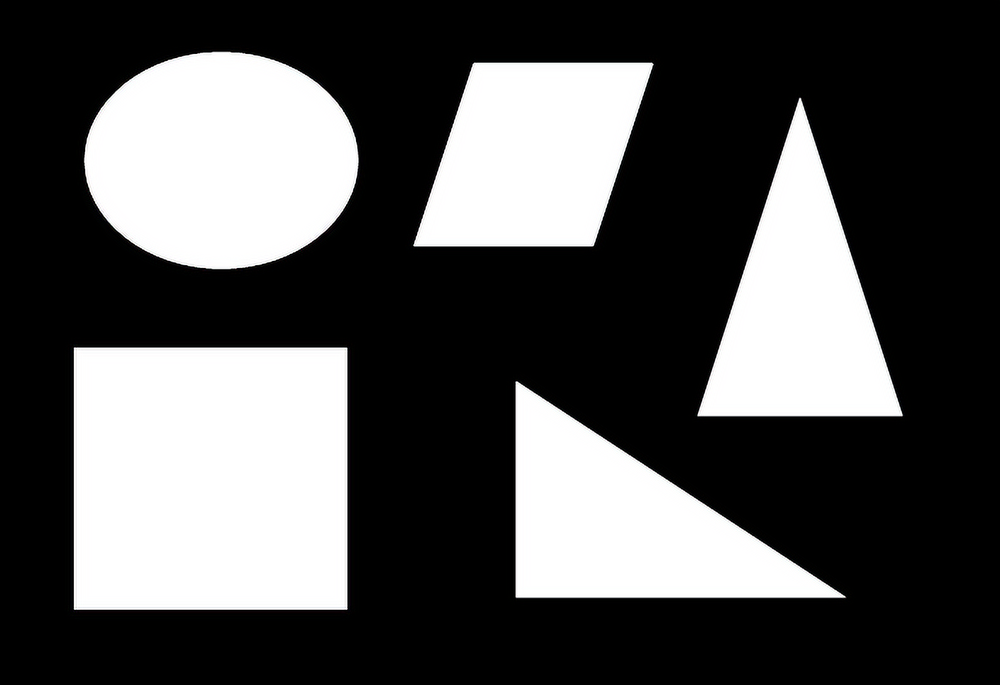
#> input picture measurement/Figures/objects.png, 1000 x 685 px, shrunk from 1410 x 966 before the run
$ python pb_regionprops.py
#> lines starting #> are read from the running program, lines starting #| are printed output that depends on the picture; after the words box and inside, x2 and y2 are one past the last pixel; in counts of white or black regions, pixels touching at a corner belong together; long printed decimals are rounded
import numpy
import cv2
from PIL import Image
import matplotlib.pyplot as plt
import matplotlib.patches as mpatches
from skimage.morphology  import label
from skimage.measure import regionprops
from skimage.filters.thresholding import threshold_otsu

# Opening the image and converting it to grayscale.
a = Image.open('../Figures/objects.png').convert('L')
# a is converted to an ndarray.
a = numpy.asarray(a)
# Threshold value is determined by
# using Otsu's method.
thresh = threshold_otsu(a)
#> thresh = 127
# The pixels with intensity greater than
# "theshold" are kept.
b = a > thresh
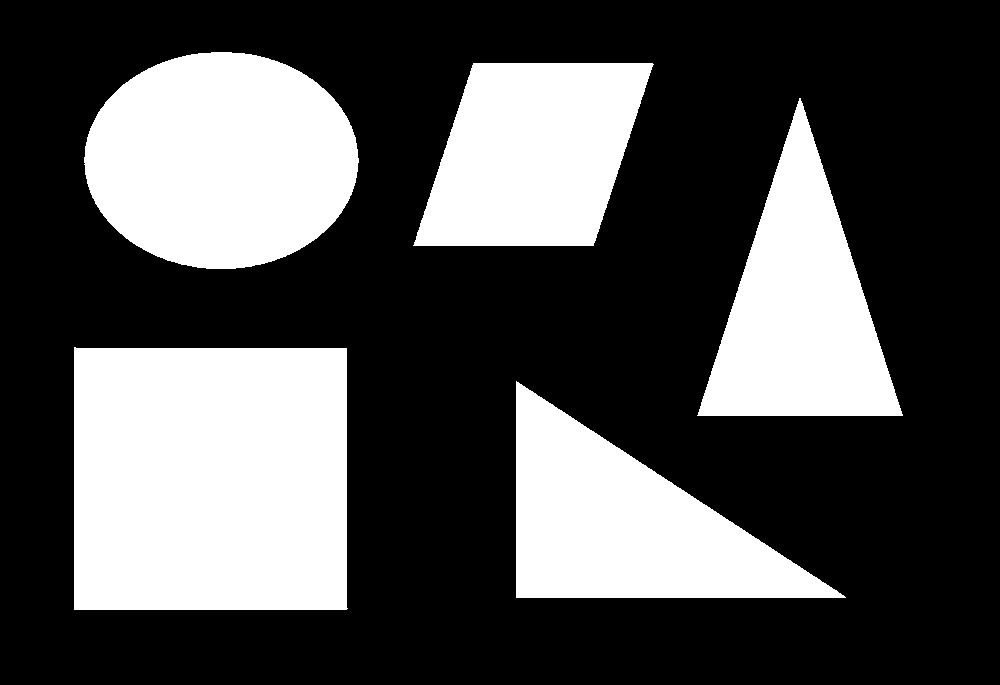
#> b: shape (685, 1000) bool; 32.2% white; 5 white regions
# Labelling is performed on b.
c = label(b)
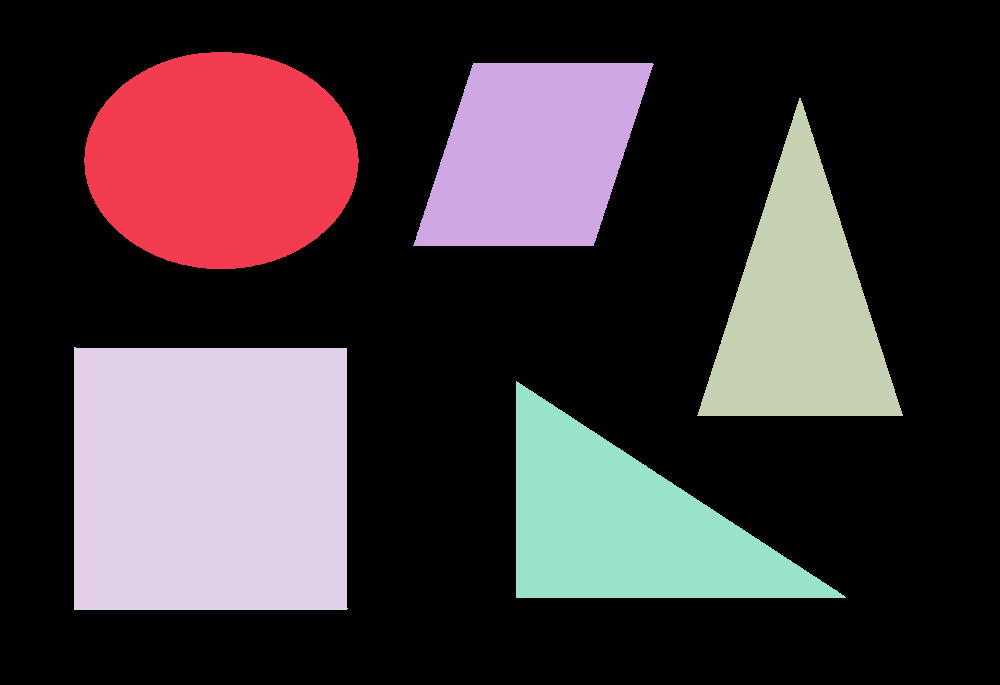
#> c: shape (685, 1000) int32; 6 distinct labels, from 0 to 5; one colour per label, 0 black
# c is saved as label_output.png
cv2.imwrite('../Figures/label_output.png', c)
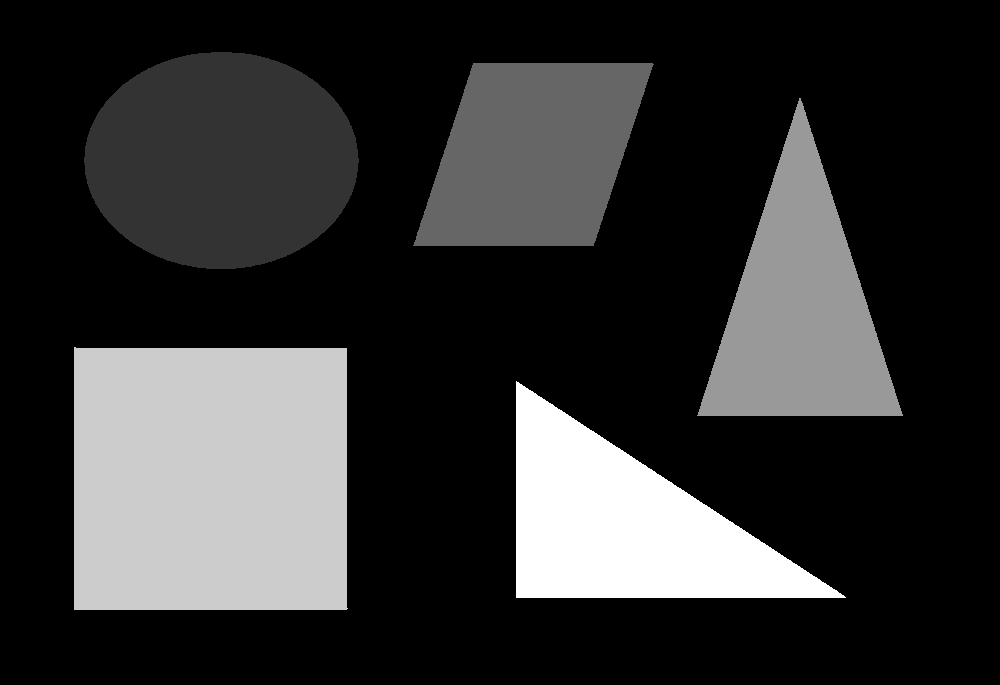
#> saved as label_output.png: shape (685, 1000); min 0, max 5, mean 0.99; drawn with min black and max white
# On the labelled image c, regionprops is performed
d = regionprops(c)
#> d = 5 regions; box (x1, y1, x2, y2) and area: (74, 347, 348, 610) 71529, (84, 52, 359, 269) 46706, (516, 381, 846, 598) 36044, (413, 63, 654, 246) 33050, (697, 98, 903, 416) 32960
# the following command creates an empty plot of
# dimension 6 inch by 6 inch
fig, ax = plt.subplots(ncols=1,nrows=1,
          figsize=(6, 6))
# plots the label image on the
# previous plot using colormap
ax.imshow(c, cmap='YlOrRd')

for i in d:
    # Printing the x and y values of the
    # centroid where centroid[1] is the x value
    # and centroid[0] is the y value.
    print(i.centroid[1], i.centroid[0])
    # Plot a red circle at the centroid, ro stands
    # for red.
    plt.plot(i.centroid[1],i.centroid[0],'ro')
    # In the bounding box, (lr,lc) are the
    # co-ordinates of the lower left corner and
    # (ur,uc) are the co-ordinates
    # of the top right corner.
    lr, lc, ur, uc = i.bbox
    # The width and the height of the bounding box
    # is computed.
    rec_width = uc - lc
    rec_height = ur - lr

    # Rectangular boxes with
	# origin at (lr,lc) are drawn.
    rect = mpatches.Rectangle((lc, lr),rec_width,
           rec_height,fill=False,edgecolor='black',
           linewidth=2)
    # This adds the rectangular boxes to the plot.
    ax.add_patch(rect)
#> this loop made 5 passes
#> (lr, lc, ur, uc, rec_width, rec_height) on passes 1 to 5: (52, 84, 269, 359, 275, 217), (63, 413, 246, 654, 241, 183), (98, 697, 416, 903, 206, 318), (347, 74, 610, 348, 274, 263), (381, 516, 598, 846, 330, 217)
#| 220.881 159.995
#| 533.008 154.000
#| 799.593 308.786
#| 209.998 478.498
#| 626.078 525.064
# Saving the figure
plt.savefig('../Figures/regionprops_output.png')
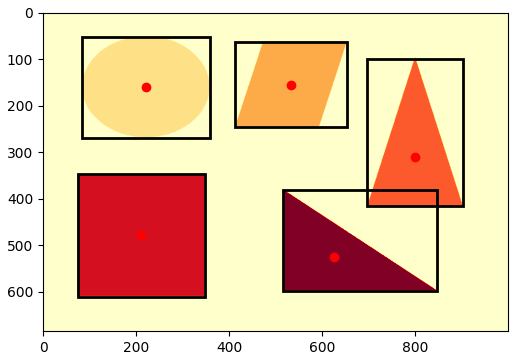
#> figure drawn by matplotlib, 1 panel
plt.show()

$ run again, with measurement/Figures/airline_seating.png copied over measurement/Figures/objects.png
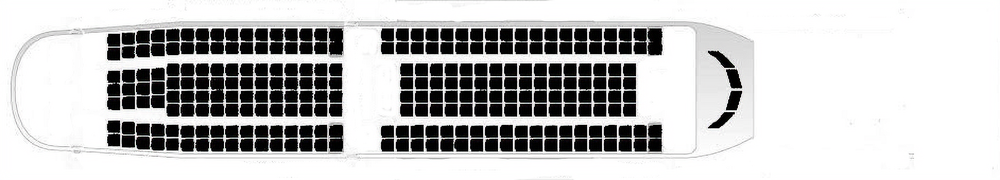
#> input picture measurement/Figures/airline_seating.png, 1000 x 180 px, shrunk from 1884 x 340 before the run
#> thresh = 130
#> b: shape (180, 1000) bool; 76.1% white; 233 black regions
#> c: shape (180, 1000) int32; 10 distinct labels, from 0 to 9
#> `cv2.imwrite('../Figures/label_output.png', c)`:
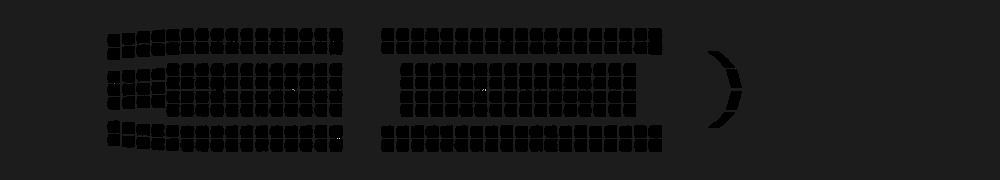
#> saved as label_output.png: shape (180, 1000); min 0, max 9, mean 0.761; drawn with min black and max white
#> d = 9 regions; largest, box (x1, y1, x2, y2) and area: (0, 0, 1000, 180) 136968, (292, 89, 295, 91) 3, (233, 41, 235, 42) 2, (482, 89, 484, 91) 2, (485, 89, 486, 91) 2
#> the loop `for i in d:` made 9 passes
#> (lr, lc, ur, uc, rec_width, rec_height) on passes 1 to 8: (0, 0, 180, 1000, 1000, 180), (41, 233, 42, 235, 2, 1), (41, 333, 42, 334, 1, 1), (83, 114, 84, 115, 1, 1), (89, 292, 91, 295, 3, 2), (89, 482, 91, 484, 2, 2), (89, 485, 91, 486, 1, 2), (138, 337, 139, 338, 1, 1)
#> (printed output is left out)
#> `plt.savefig('../Figures/regionprops_output.png')`:
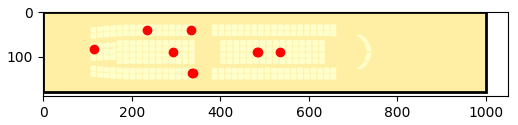
#> figure drawn by matplotlib, 1 panel

$ run again, with measurement/Figures/corner_detector.png copied over measurement/Figures/objects.png
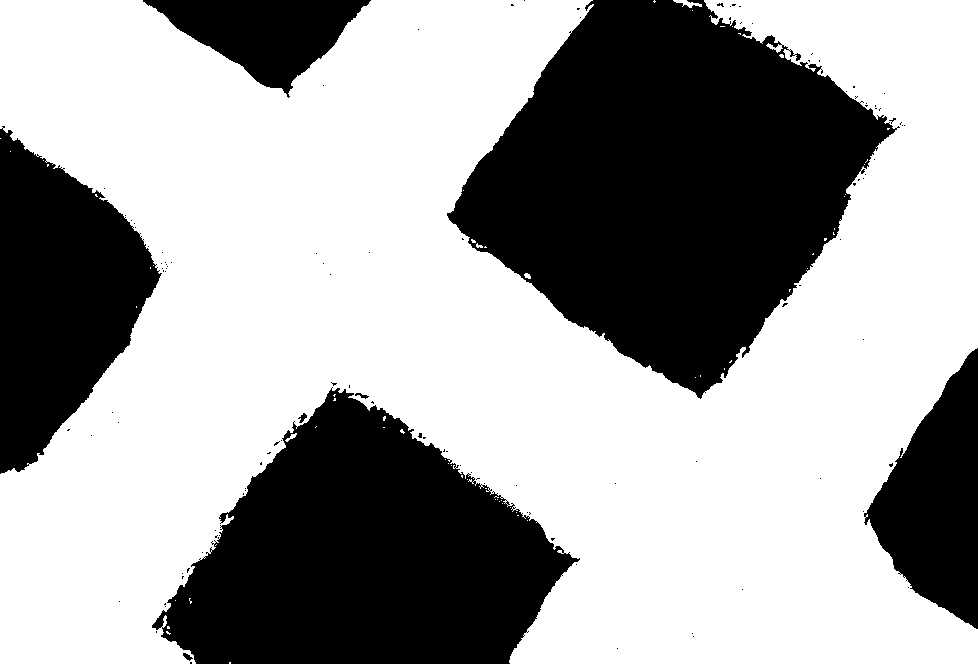
#> input picture measurement/Figures/corner_detector.png, 978 x 664 px
#> a: PIL image 978x664 L; 62.9% white; 116 black regions (108 under 20 px), largest, box (x1, y1, x2, y2) and area: (447, 0, 900, 399) 105013, (152, 387, 580, 664) 72316, (0, 126, 162, 474) 33832
#> thresh = 0
#> b: shape (664, 978) bool; 62.9% white; 116 black regions (108 under 20 px)
#> `c = label(b)`:
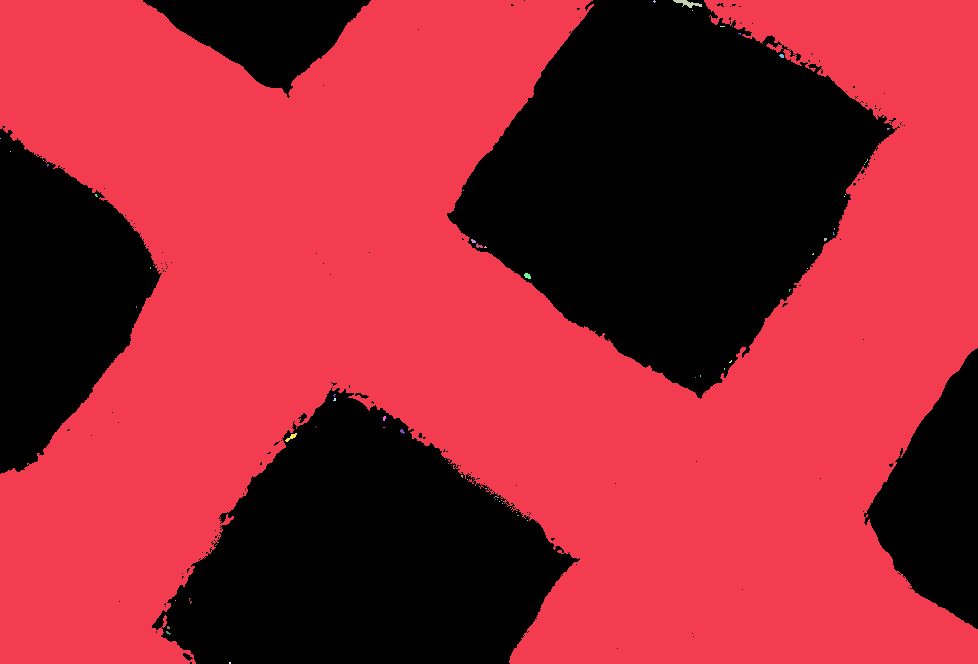
#> c: shape (664, 978) int32; 66 distinct labels, from 0 to 65; one colour per label, 0 black
#> d = 65 regions; largest, box (x1, y1, x2, y2) and area: (0, 0, 978, 664) 408006, (673, 0, 702, 8) 104, (285, 433, 297, 442) 40, (524, 273, 531, 279) 30, (476, 243, 483, 248) 21
#> the loop `for i in d:` made 65 passes
#> (lr, lc, ur, uc, rec_width, rec_height) on passes 1 to 8: (0, 0, 664, 978, 978, 664), (0, 653, 3, 656, 3, 3), (0, 673, 8, 702, 29, 8), (10, 692, 11, 693, 1, 1), (26, 720, 27, 725, 5, 1), (26, 732, 27, 733, 1, 1), (33, 738, 35, 741, 3, 2), (54, 779, 58, 784, 5, 4)
#> (printed output is left out)
#> `plt.savefig('../Figures/regionprops_output.png')`:
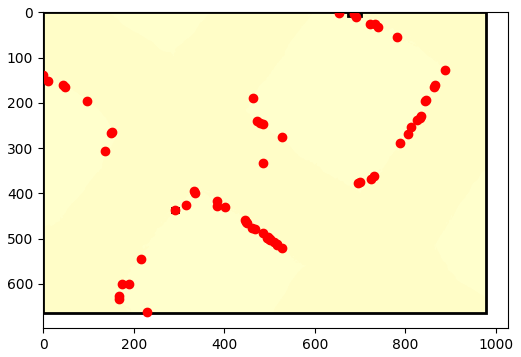
#> figure drawn by matplotlib, 1 panel
